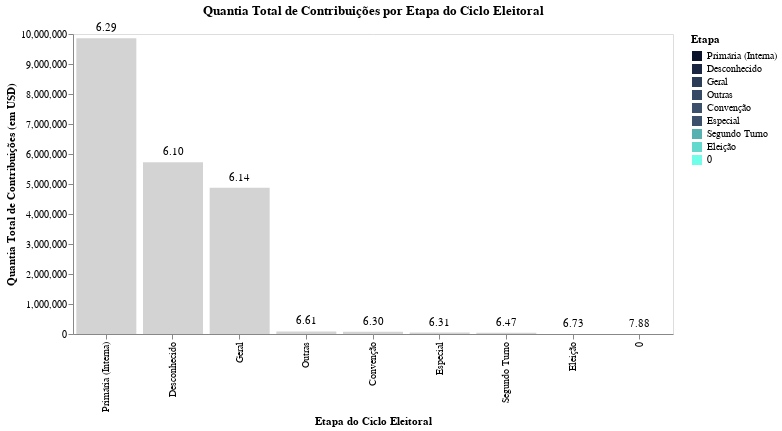

Notebook cell for this chart:
### Code cell
import altair as alt

# Criação da seleção interativa para o highlight ao passar o mouse
highlight = alt.selection_point(on='mouseover', fields=['transaction_pgi'], empty='none')

# Escala de cor personalizada
color_scale = alt.Scale(
    domain=vis1['transaction_pgi'].unique(),
    range=colorscale
)

# Gráfico de barras com highlight ao passar o mouse
bar = alt.Chart(vis1).mark_bar().encode(
    x=alt.X('transaction_pgi', title='Etapa do Ciclo Eleitoral', sort='-y'),
    y=alt.Y('quantia_total:Q', title='Quantia Total de Contribuições (em USD)'),
    color=alt.condition(
        highlight,
        alt.Color('transaction_pgi:N', scale=color_scale, title='Etapa'),
        alt.value('lightgray')  # Cor padrão para barras não destacadas
    ),
    tooltip=[
        alt.Tooltip('transaction_pgi:N', title='Etapa do Ciclo'),
        alt.Tooltip('quantia_total:Q', title='Quantia total de contribuição'),
        alt.Tooltip('razao_contribuicao:Q', title='Proporção Quantia/Contribuintes')
    ]

).add_params(
    highlight
).properties(
    width=600,
    height=300,
    title='Quantia Total de Contribuições por Etapa do Ciclo Eleitoral'
)

# Texto com valor, sem alterações
text = alt.Chart(vis1).mark_text(
    align='center',
    baseline='middle',
    dy=-10,
    color='black'
).encode(
    x=alt.X('transaction_pgi:N', title='Etapa do Ciclo Eleitoral', sort='-y'),
    y=alt.Y('quantia_total:Q'),
    text=alt.Text('razao_contribuicao:Q', format='.2f')
)

# Combinação do gráfico de barras e texto com configuração de estilo
vis = (bar + text).configure_title(
    fontSize=18,
).configure_axis(
    labelFontSize=12,
    titleFontSize=14,
).configure_legend(
    labelFontSize=12,
    titleFontSize=14,
).configure(
    background="rgba(0, 0, 0, 0)"
).configure_view(
    fill='white'
).configure_axis(
    grid=False,
)

vis.display()

### Figure 1 — Vega specification as saved in the notebook (floating-point values rounded to 4 significant figures)
{"$schema": "https://vega.github.io/schema/vega/v5.json", "data": [{"name": "param_8_store"}, {"name": "source_0"}, {"name": "data_1", "values": [{"quantia_total": 9854000.0, "quantia_total_end": 9854000.0, "quantia_total_start": 0.0, "razao_contribuicao": 6.286, "transaction_pgi": "Primária (Interna)"}, {"quantia_total": 5722000.0, "quantia_total_end": 5722000.0, "quantia_total_start": 0.0, "razao_contribuicao": 6.096, "transaction_pgi": "Desconhecido"}, {"quantia_total": 4871000.0, "quantia_total_end": 4871000.0, "quantia_total_start": 0.0, "razao_contribuicao": 6.142, "transaction_pgi": "Geral"}, {"quantia_total": 84020.0, "quantia_total_end": 84020.0, "quantia_total_start": 0.0, "razao_contribuicao": 6.614, "transaction_pgi": "Outras"}, {"quantia_total": 71240.0, "quantia_total_end": 71240.0, "quantia_total_start": 0.0, "razao_contribuicao": 6.299, "transaction_pgi": "Convenção"}, {"quantia_total": 49080.0, "quantia_total_end": 49080.0, "quantia_total_start": 0.0, "razao_contribuicao": 6.311, "transaction_pgi": "Especial"}, {"quantia_total": 38320.0, "quantia_total_end": 38320.0, "quantia_total_start": 0.0, "razao_contribuicao": 6.472, "transaction_pgi": "Segundo Turno"}, {"quantia_total": 3520.0, "quantia_total_end": 3520.0, "quantia_total_start": 0.0, "razao_contribuicao": 6.73, "transaction_pgi": "Eleição"}, {"quantia_total": 1852.0, "quantia_total_end": 1852.0, "quantia_total_start": 0.0, "razao_contribuicao": 7.881, "transaction_pgi": "0"}]}, {"name": "data_2", "values": [{"quantia_total": 9854000.0, "razao_contribuicao": 6.286, "transaction_pgi": "Primária (Interna)"}, {"quantia_total": 5722000.0, "razao_contribuicao": 6.096, "transaction_pgi": "Desconhecido"}, {"quantia_total": 4871000.0, "razao_contribuicao": 6.142, "transaction_pgi": "Geral"}, {"quantia_total": 84020.0, "razao_contribuicao": 6.614, "transaction_pgi": "Outras"}, {"quantia_total": 71240.0, "razao_contribuicao": 6.299, "transaction_pgi": "Convenção"}, {"quantia_total": 49080.0, "razao_contribuicao": 6.311, "transaction_pgi": "Especial"}, {"quantia_total": 38320.0, "razao_contribuicao": 6.472, "transaction_pgi": "Segundo Turno"}, {"quantia_total": 3520.0, "razao_contribuicao": 6.73, "transaction_pgi": "Eleição"}, {"quantia_total": 1852.0, "razao_contribuicao": 7.881, "transaction_pgi": "0"}]}, {"name": "source_0_x_domain_transaction_pgi", "values": [{"sort_field": 9854000.0, "transaction_pgi": "Primária (Interna)"}, {"sort_field": 5722000.0, "transaction_pgi": "Desconhecido"}, {"sort_field": 4871000.0, "transaction_pgi": "Geral"}, {"sort_field": 84020.0, "transaction_pgi": "Outras"}, {"sort_field": 71240.0, "transaction_pgi": "Convenção"}, {"sort_field": 49080.0, "transaction_pgi": "Especial"}, {"sort_field": 38320.0, "transaction_pgi": "Segundo Turno"}, {"sort_field": 3520.0, "transaction_pgi": "Eleição"}, {"sort_field": 1852.0, "transaction_pgi": "0"}]}], "signals": [{"name": "unit", "value": {}, "on": [{"events": "pointermove", "update": "isTuple(group()) ? group() : unit"}]}, {"name": "param_8", "update": "vlSelectionResolve(\"param_8_store\", \"union\", true, true)"}, {"name": "param_8_tuple", "on": [{"events": [{"source": "scope", "type": "mouseover"}], "update": "datum && item().mark.marktype !== 'group' && indexof(item().mark.role, 'legend') < 0 ? {unit: \"view_3\", fields: param_8_tuple_fields, values: [(item().isVoronoi ? datum.datum : datum)[\"transaction_pgi\"]]} : null", "force": true}, {"events": [{"source": "view", "type": "dblclick"}], "update": "null"}]}, {"name": "param_8_tuple_fields", "value": [{"type": "E", "field": "transaction_pgi"}]}, {"name": "param_8_toggle", "value": false, "on": [{"events": [{"source": "scope", "type": "mouseover"}], "update": "event.shiftKey"}, {"events": [{"source": "view", "type": "dblclick"}], "update": "false"}]}, {"name": "param_8_modify", "on": [{"events": {"signal": "param_8_tuple"}, "update": "modify(\"param_8_store\", param_8_toggle ? null : param_8_tuple, param_8_toggle ? null : true, param_8_toggle ? param_8_tuple : null)"}]}], "marks": [{"type": "rect", "name": "view_3_marks", "from": {"data": "data_1"}, "encode": {"update": {"fill": [{"field": "transaction_pgi", "scale": "color", "test": "length(data(\"param_8_store\")) && vlSelectionTest(\"param_8_store\", datum)"}, {"value": "lightgray"}], "tooltip": {"signal": "{\"Etapa do Ciclo\": isValid(datum[\"transaction_pgi\"]) ? datum[\"transaction_pgi\"] : \"\"+datum[\"transaction_pgi\"], \"Quantia total de contribuição\": format(datum[\"quantia_total\"], \"\"), \"Proporção Quantia/Contribuintes\": format(datum[\"razao_contribuicao\"], \"\")}"}, "x": {"field": "transaction_pgi", "scale": "x"}, "width": {"signal": "max(0.25, bandwidth('x'))"}, "y": {"field": "quantia_total_end", "scale": "y"}, "y2": {"field": "quantia_total_start", "scale": "y"}}}, "interactive": true, "style": ["bar"]}, {"type": "text", "name": "layer_1_marks", "from": {"data": "data_2"}, "encode": {"update": {"fill": {"value": "black"}, "baseline": {"value": "middle"}, "x": {"field": "transaction_pgi", "scale": "x", "band": 0.5}, "text": {"signal": "format(datum[\"razao_contribuicao\"], \".2f\")"}, "y": {"field": "quantia_total", "scale": "y"}, "dy": {"value": -10}, "align": {"value": "center"}}}, "style": ["text"], "interactive": false}], "scales": [{"name": "x", "type": "band", "domain": {"data": "source_0_x_domain_transaction_pgi", "field": "transaction_pgi", "sort": {"op": "max", "field": "sort_field", "order": "descending"}}, "range": [0, {"signal": "width"}], "paddingOuter": 0.05, "paddingInner": 0.1}, {"name": "y", "type": "linear", "domain": {"fields": [{"data": "data_1", "field": "quantia_total_start"}, {"data": "data_1", "field": "quantia_total_end"}, {"data": "data_2", "field": "quantia_total"}]}, "range": [{"signal": "height"}, 0], "zero": true, "nice": true}, {"name": "color", "type": "ordinal", "domain": ["Primária (Interna)", "Desconhecido", "Geral", "Outras", "Convenção", "Especial", "Segundo Turno", "Eleição", "0"], "range": ["#0b132b", "#1b2740", "#2a3c56", "#354964", "#3a506b", "#3a506b", "#57b1b1", "#63d8cd", " #6fffe9"]}], "axes": [{"scale": "x", "grid": false, "labelAngle": 270, "zindex": 0, "title": "Etapa do Ciclo Eleitoral", "labelAlign": "right", "labelBaseline": "middle", "orient": "bottom"}, {"scale": "y", "labelOverlap": true, "zindex": 0, "orient": "left", "grid": false, "tickCount": {"signal": "ceil(height/40)"}, "title": "Quantia Total de Contribuições (em USD)"}], "title": {"text": "Quantia Total de Contribuições por Etapa do Ciclo Eleitoral", "frame": "group"}, "height": 300, "width": 600, "config": {"axis": {"grid": false}, "style": {"cell": {"fill": "white"}}}, "padding": 5, "legends": [{"title": "Etapa", "fill": "color", "symbolType": "square"}], "style": "cell", "background": "rgba(0, 0, 0, 0)"}
